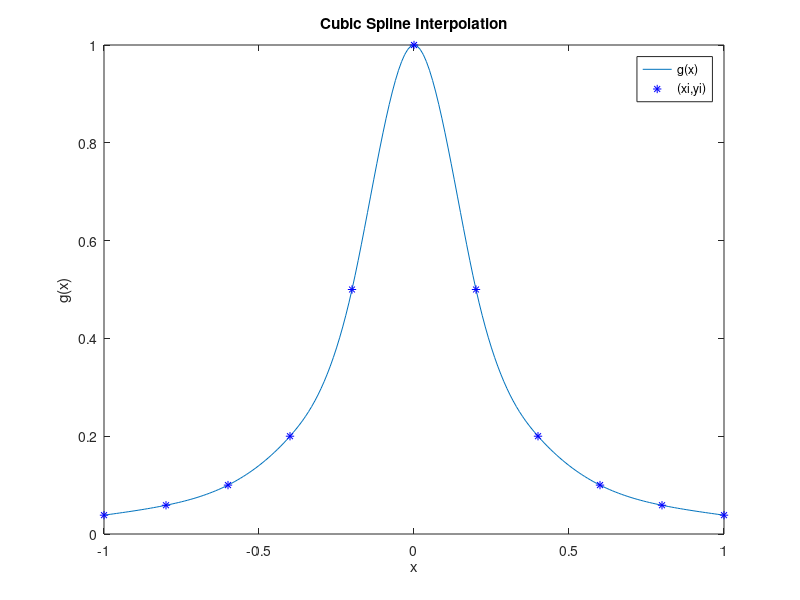

The MATLAB script that drew this image:
clear all
clc
#-----------find g''(x_i)   i =1,2,3,...,N-1--------------------

#create a form like AX = B. three variables are matrix.
#Let g''(x_i) be X

function [DDg] = csi_free_runout(x, y, nsize) 
  #nsize = N + 1
  # when it refers to x, y, delta
  # i(in textbook) = (i+1) (here)
  # i (here) = (i-1) (in textbook)
  
  #create matrix of g''(x_i)   i =1,2,3,...,N-1
  ddg = zeros(nsize - 2, 1);
  
  #----create delta_i-------
  delta = zeros(1, nsize-1);
  for i = 1 : nsize - 1
    delta(i) = x(i+1) - x(i);
  endfor
  #-------------------------
  
  #------create A-----------
  A = zeros(nsize-2, nsize-2);
  for i = 1 : nsize - 2
    for j = 1 : nsize - 2
      if (i == j)
        A(i,j) = (delta(i) + delta(i+1)) / 3;
      elseif ( i == j-1 )
        A(i,j) = delta(i+1) / 6;
      elseif( i == j+1)
        A(i,j) = delta(i)/6;
      else
        continue;
      endif
    endfor
  endfor
  #-------------------------
  
  #---------create B--------
  B = zeros(nsize-2, 1);
  for i = 1 : nsize - 2
    B(i) = (y(i+2) - y(i+1)) / delta(i+1) - (y(i+1) - y(i)) / delta(i);
  endfor
  #-------------------------
  
  ddg = A \ B;
  DDg = zeros(1, nsize);
  for i = 1:nsize-2
    DDg(i+1) = ddg(i,1);
  endfor
  
  #-----------cubic spline interpolation drawing-------
  figure(1)
  x_plot = [];
  y_plot = [];
  for i = 1 : nsize - 1
    x_ref = x(i) : 0.01 : x(i+1);
    y_ref = [];
    #in the textbook P6 eq.(1.6)
    y_ref = DDg(i)/6 * ( (x(i+1)-x_ref).^3 / delta(i) - delta(i)*(x(i+1)-x_ref))...
        + DDg(i+1)/6 * ( (x_ref-x(i)).^3 / delta(i) - delta(i)*(x_ref-x(i)))...
        + y(i) * ( x(i+1) - x_ref )/delta(i) + y(i+1) * ( x_ref - x(i) )/delta(i);
    x_plot = [x_plot, x_ref]; #connect all the x
    y_plot = [y_plot, y_ref]; #connect all the y
  endfor
  plot(x_plot, y_plot, x,y, "b*") #b* means point pattern is blue *
  xlabel("x"); #name the x axis
  ylabel("g(x)"); #name the y axis
  legend("g(x)", "(xi,yi)"); #name the line
  title("Cubic Spline Interpolation"); #name the diagram
  print("-dpng","B_Cubic_Spline_Interpolation");#output file as Cubic....png
  #----------------------------------------------------
endfunction
#---------------------------------------------------------



#-----------GET DATA-------------------
#read the data in hw1AB
rawdata = textread("hw1AB.dat");

#transfrom the data into a matrix
point = reshape(rawdata, 2, []);

#check the size of point
psize = size(point);
data_size = psize(2)-1;

#declare x and y to store all the point(point known already)
xi = zeros(1, data_size);
yi = zeros(1, data_size);

#load the data onto xj and yj
for i = 1:data_size
  xi(i) = point(1,i+1);
  yi(i) = point(2,i+1);
endfor
#--------------------------------------
DDg = csi_free_runout(xi, yi, data_size);
